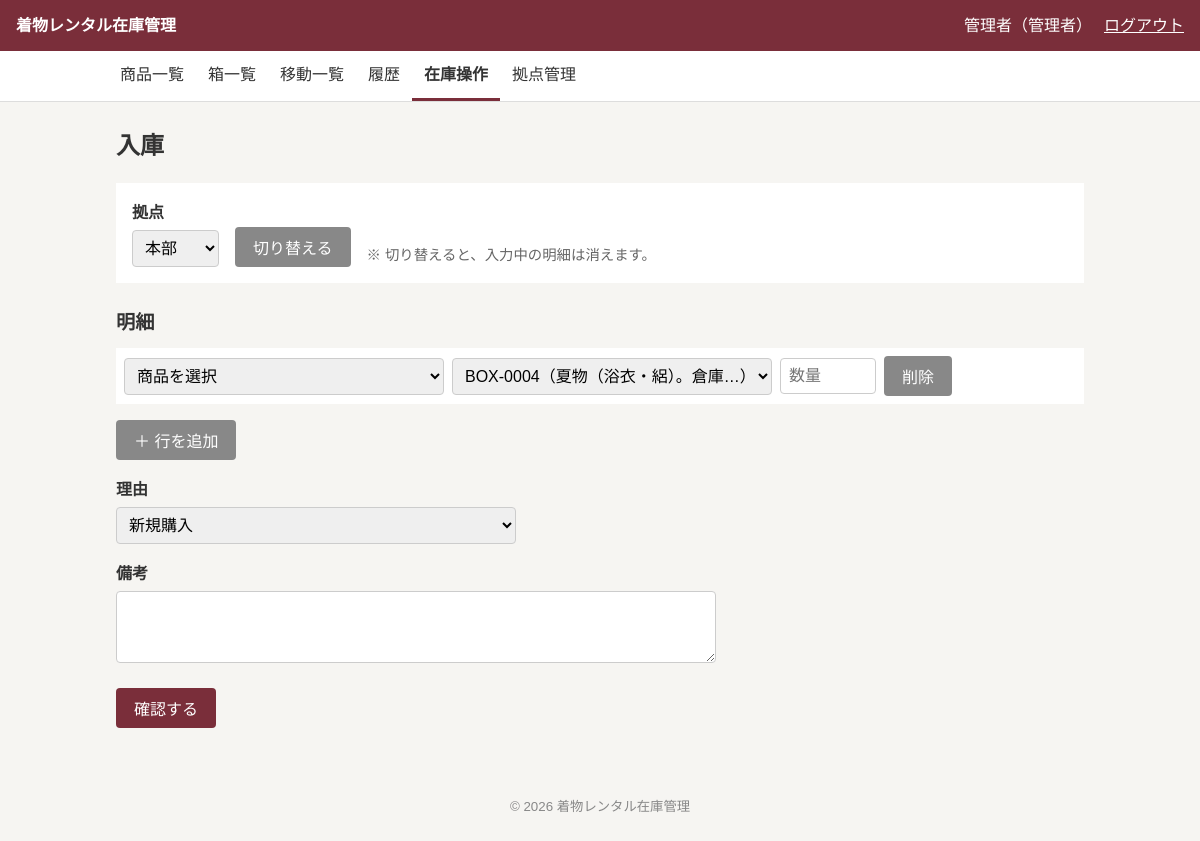
The app's page /operations/stock_in.php (signed in) with its own data.
### tables this page shows
CREATE TABLE users (
  id            INT UNSIGNED NOT NULL AUTO_INCREMENT,
  login_id      VARCHAR(50)  NOT NULL,
  password_hash VARCHAR(255) NOT NULL,
  name          VARCHAR(50)  NOT NULL,
  role          ENUM('normal','admin') NOT NULL DEFAULT 'normal',
  location_id   INT UNSIGNED NOT NULL,
  status        ENUM('active','inactive') NOT NULL DEFAULT 'active',
  created_at    DATETIME     NOT NULL DEFAULT CURRENT_TIMESTAMP,
  updated_at    DATETIME     NOT NULL DEFAULT CURRENT_TIMESTAMP ON UPDATE CURRENT_TIMESTAMP,
  PRIMARY KEY (id),
  CONSTRAINT uk_users_login_id    UNIQUE (login_id),
  CONSTRAINT fk_users_location_id FOREIGN KEY (location_id) REFERENCES locations(id) ON DELETE RESTRICT
);

CREATE TABLE locations (
  id         INT UNSIGNED NOT NULL AUTO_INCREMENT,
  name       VARCHAR(50)  NOT NULL,
  note       TEXT         NULL DEFAULT NULL,
  status     ENUM('active','inactive') NOT NULL DEFAULT 'active',
  created_at DATETIME     NOT NULL DEFAULT CURRENT_TIMESTAMP,
  updated_at DATETIME     NOT NULL DEFAULT CURRENT_TIMESTAMP ON UPDATE CURRENT_TIMESTAMP,
  PRIMARY KEY (id),
  CONSTRAINT uk_locations_name UNIQUE (name)
);

### config/app.php (called while the page is built)
<?php
return [
    'debug'    => true,
    'timezone' => 'Asia/Tokyo',
    'app_name' => '着物レンタル在庫管理',
];

### includes/bootstrap.php (called while the page is built, shortened)
<?php
$appConfig = require __DIR__ . '/../config/app.php';
require_once __DIR__ . '/db.php';
require_once __DIR__ . '/functions.php';
require_once __DIR__ . '/auth.php';

### includes/functions.php (called while the page is built, shortened)
<?php
function h(?string $value): string
{
    return htmlspecialchars($value ?? '', ENT_QUOTES, 'UTF-8');
}
function box_code(int $id): string
{
    return sprintf('BOX-%04d', $id);
}
function label_map(): array
{
    return [
        'status'    => ['active' => '利用中', 'inactive' => '停止中'],
        'product_status' => ['active' => '利用中', 'inactive' => '廃番'],
        'role'      => ['normal' => '一般', 'admin' => '管理者'],
        'target'    => ['women' => '女', 'men' => '男', 'children' => '子'],
        'season'    => ['summer' => '夏物', 'winter' => '冬物', 'all_season' => '通年'],
        'box'       => ['active' => '使用中', 'in_transit' => '輸送中', 'retired' => '廃止'],
        'transfer'  => ['in_transit' => '輸送中', 'received' => '受取済', 'cancelled' => '取消済'],
        'operation' => [
            'stock_in'      => '入庫',
            'stock_out'     => '出庫',
            'adjustment'    => '在庫調整',
            'relocation'    => '保管場所変更',
            'item_transfer' => '商品移動',
            'box_transfer'  => '箱ごと移動',
        ],
        'reason' => [
            'purchase' => '新規購入',
            'initial'  => '初期登録',
            'disposal' => '廃棄',
            'sale'     => '売却',
            'lost'     => '紛失',
            'other'    => 'その他',
        ],
    ];
}
function label(string $type, ?string $value): string
{
    return label_map()[$type][$value] ?? '';
}
function labels(string $type): array
{
    return label_map()[$type] ?? [];
}

### includes/auth.php (called while the page is built, shortened)
<?php
function current_user(): ?array
{
    static $checked = false;
    static $user    = null;
    if ($checked) {
        return $user;
    }
    $checked = true;
    $sessionUser = $_SESSION['user'] ?? null;
    $stmt = getDb()->prepare(
        "SELECT id, name, role, location_id FROM users WHERE id = ? AND status = 'active'"
    );
    $stmt->execute([$sessionUser['id']]);
    $row = $stmt->fetch();
    $user = [
        'id'          => (int)$row['id'],
        'name'        => $row['name'],
        'role'        => $row['role'],
        'location_id' => (int)$row['location_id'],
    ];
    return $user;
}
function require_login(): void
{
    if (current_user() === null) {
        redirect('/login.php');
    }
}

### includes/db.php (called while the page is built)
<?php
function getDb(): PDO
{
    static $pdo = null;
    if ($pdo !== null) {
        return $pdo;
    }
    $config = require __DIR__ . '/../config/database.php';
    if (!empty($config['socket'])) {
        $dsn = sprintf(
            'mysql:unix_socket=%s;dbname=%s;charset=%s',
            $config['socket'],
            $config['dbname'],
            $config['charset']
        );
    } else {
        $dsn = sprintf(
            'mysql:host=%s;dbname=%s;charset=%s',
            $config['host'],
            $config['dbname'],
            $config['charset']
        );
    }
    $pdo = new PDO($dsn, $config['user'], $config['password'], [
        PDO::ATTR_ERRMODE            => PDO::ERRMODE_EXCEPTION,
        PDO::ATTR_DEFAULT_FETCH_MODE => PDO::FETCH_ASSOC,
        PDO::ATTR_EMULATE_PREPARES   => false,
    ]);
    $pdo->exec("SET time_zone = '+09:00'");
    return $pdo;
}

### includes/stock.php (called while the page is built, shortened)
<?php
function storage_options(PDO $pdo, int $locationId): array
{
    $stmt = $pdo->prepare(
        "SELECT id, loose_location_id, note FROM boxes
         WHERE location_id = ? AND status = 'active'
         ORDER BY (loose_location_id IS NULL), id"
    );
    $stmt->execute([$locationId]);
    $options = [];
    foreach ($stmt->fetchAll() as $box) {
        if ($box['loose_location_id'] !== null) {
            $options[(int)$box['id']] = '箱なし';
        } else {
            $memo = $box['note'] ? '（' . mb_strimwidth($box['note'], 0, 24, '…') . '）' : '';
            $options[(int)$box['id']] = box_code((int)$box['id']) . $memo;
        }
    }
    return $options;
}

### public/operations/stock_in.php (the view, shortened to what this page needs)
<?php
require_once __DIR__ . '/../../includes/bootstrap.php';
require_once __DIR__ . '/../../includes/stock.php';
require_login();
$pdo  = getDb();
$user = current_user();
$locations = $pdo->query("SELECT id, name FROM locations WHERE status = 'active' ORDER BY id")->fetchAll();
$locationNames = array_column($locations, 'name', 'id');
$locationId = (int)($_GET['location_id'] ?? $user['location_id']);
$returnProductId = (int)($_GET['product_id'] ?? 0);
$products = product_options($pdo);
$storages = storage_options($pdo, $locationId);
$looseBoxId = array_key_first($storages);
$reasons  = array_intersect_key(labels('reason'), array_flip(['purchase', 'initial', 'other']));
$commitError = '';
$showConfirm = false;
if ($_SERVER['REQUEST_METHOD'] !== 'POST') {
    $input = [
        'lines' => [[
            'product_id' => isset($products[$returnProductId]) ? (string)$returnProductId : '',
            'box_id'     => (string)$looseBoxId,
            'qty'        => '',
        ]],
        'reason' => 'purchase',
        'note'   => '',
    ];
}
$isOtherLocation = $locationId !== $user['location_id'];
$pageTitle = '入庫';
require __DIR__ . '/../../includes/layout/header.php';
?>
<?php if ($showConfirm): ?>
    <?php if ($commitError !== ''): ?>
        <p class="flash flash-error"><?= h($commitError) ?></p>
    <?php endif; ?>
    <?php if ($isOtherLocation): ?>
        <p class="warning-box">
            所属拠点（<?= h($locationNames[$user['location_id']] ?? '') ?>）以外の拠点
            （<?= h($locationNames[$locationId]) ?>）に入庫します。拠点が正しいか確認してください。
        </p>
    <?php endif; ?>
    <p>次の内容で入庫します。よろしいですか？</p>
    <div class="table-wrap">
        <table class="detail-table">
            <tr>
                <th>拠点</th>
                <td><?= h($locationNames[$locationId]) ?></td>
            </tr>
            <tr>
                <th>理由</th>
                <td><?= h(label('reason', $input['reason'])) ?></td>
            </tr>
            <tr>
                <th>備考</th>
                <td><?= nl2br(h($input['note'])) ?></td>
            </tr>
        </table>
    </div>
    <div class="table-wrap">
        <table>
            <tr>
                <th>商品</th>
                <th>入れる保管場所</th>
                <th>数量</th>
            </tr>
            <?php foreach ($input['lines'] as $line): ?>
                <tr>
                    <td><?= h($products[(int)$line['product_id']] ?? '') ?></td>
                    <td><?= h($storages[(int)$line['box_id']] ?? '') ?></td>
                    <td class="num"><?= h($line['qty']) ?></td>
                </tr>
            <?php endforeach; ?>
        </table>
    </div>
    <form method="post" class="button-row">
        <?= csrf_field() ?>
        <button type="submit" name="step" value="back" class="button-secondary">入力に戻る</button>
        <button type="submit" name="step" value="commit">入庫する</button>
    </form>
<?php else: ?>
    <form method="get" class="search-form">
        <div class="form-row">
            <label for="location_id">拠点</label>
            <select id="location_id" name="location_id">
                <?php foreach ($locations as $location): ?>
                    <option value="<?= h((string)$location['id']) ?>"
                        <?= $locationId === (int)$location['id'] ? 'selected' : '' ?>>
                        <?= h($location['name']) ?>
                    </option>
                <?php endforeach; ?>
            </select>
        </div>
        <button type="submit" class="button-secondary">切り替える</button>
        <span class="note">※ 切り替えると、入力中の明細は消えます。</span>
    </form>
    <form method="post" novalidate>
        <h2>明細</h2>
        <div id="lines">
            <?php foreach ($input['lines'] as $i => $line): ?>
                <div class="line-row">
                    <select name="product_id[]">
                        <option value="">商品を選択</option>
                    </select>
                    <select name="box_id[]">
                        <?php foreach ($storages as $id => $text): ?>
                            <option value="<?= h((string)$id) ?>" <?= (string)$id === $line['box_id'] ? 'selected' : '' ?>><?= h($text) ?></option>
                        <?php endforeach; ?>
                    </select>
                    <input type="number" inputmode="numeric" name="qty[]" min="1" max="9999" value="<?= h($line['qty']) ?>" placeholder="数量">
                    <button type="button" class="button-secondary remove-line">削除</button>
                </div>
            <?php endforeach; ?>
        </div>
        <p><button type="button" id="add-line" class="button-secondary">＋ 行を追加</button></p>
        <div class="form-row">
            <label for="reason">理由</label>
            <select id="reason" name="reason">
                <?php foreach ($reasons as $value => $text): ?>
                    <option value="<?= h($value) ?>" <?= $input['reason'] === $value ? 'selected' : '' ?>><?= h($text) ?></option>
                <?php endforeach; ?>
            </select>
        </div>
        <div class="form-row">
            <label for="note">備考</label>
            <textarea id="note" name="note" rows="3"><?= h($input['note']) ?></textarea>
        </div>
        <p class="button-row">
            <button type="submit" name="step" value="confirm">確認する</button>
        </p>
    </form>
<?php endif; ?>
<?php require __DIR__ . '/../../includes/layout/footer.php'; ?>

### includes/layout/header.php (shortened to what this page needs)
<?php
$user = current_user();
?>
<!DOCTYPE html>
<html lang="ja">
<head>
    <link rel="stylesheet" href="/assets/css/style.css">
</head>
<body>
    <header class="site-header">
        <a class="site-title" href="/dashboard.php"><?= h($appConfig['app_name']) ?></a>
        <?php if ($user !== null): ?>
            <div class="user-info">
                <span><?= h($user['name']) ?>（<?= h(label('role', $user['role'])) ?>）</span>
                <form method="post" action="/logout.php">
                    <button type="submit" class="button-link">ログアウト</button>
                </form>
            </div>
        <?php endif; ?>
    </header>
    <?php if ($user !== null): ?>
        <?php require __DIR__ . '/nav.php'; ?>
    <?php endif; ?>
    <main class="container">
        <h1><?= h($pageTitle ?? '') ?></h1>

### public/assets/css/style.css (style rules this page uses)
* { box-sizing: border-box; }
body { margin: 0; font-family: "Hiragino Sans", "Noto Sans JP", "Yu Gothic", sans-serif; font-size: 16px; line-height: 1.7; color: #333; background: #f6f5f2; }
a { color: #7a2e3a; }
.container { max-width: 1000px; margin: 0 auto; padding: 24px 16px; }
h1 { font-size: 1.5rem; margin: 0 0 16px; }
h2 { font-size: 1.2rem; margin: 24px 0 8px; }
.site-header { display: flex; justify-content: space-between; align-items: center; flex-wrap: wrap; gap: 8px; padding: 12px 16px; background: #7a2e3a; color: #fff; }
.site-title { color: #fff; font-weight: bold; text-decoration: none; }
.user-info { display: flex; align-items: center; gap: 12px; }
.user-info form { margin: 0; }
.note { font-size: 0.9rem; color: #666; }
label { display: block; margin-bottom: 4px; font-weight: bold; }
input, select, textarea { width: 100%; max-width: 400px; padding: 8px; font-size: 1rem; border: 1px solid #ccc; border-radius: 4px; }
textarea { max-width: 600px; }
.form-row { margin-bottom: 16px; }
.search-form { display: flex; flex-wrap: wrap; align-items: flex-end; gap: 8px 16px; margin-bottom: 16px; padding: 16px; background: #fff; }
.search-form .form-row { margin-bottom: 0; }
.search-form input[type="text"], .search-form select, .search-form input[type="checkbox"] { width: auto; }
.line-row { display: flex; flex-wrap: wrap; align-items: center; gap: 8px; margin-bottom: 8px; padding: 8px; background: #fff; }
.line-row select { max-width: 320px; }
.line-row input[type="number"] { width: 6em; }
button, .button { display: inline-block; padding: 8px 18px; font-size: 1rem; color: #fff; background: #7a2e3a; border: none; border-radius: 4px; cursor: pointer; text-decoration: none; }
.button-secondary { background: #888; }
.button-link { padding: 0; color: inherit; background: none; text-decoration: underline; }
.button-row { display: flex; flex-wrap: wrap; gap: 8px; }

### records on screen
users: name "管理者", role "管理者", location_id "本部"

### other values on screen
$appConfig['app_name'] "着物レンタル在庫管理"
$navLabel "商品一覧"
$navLabel "箱一覧"
$navLabel "移動一覧"
$navLabel "履歴"
$navLabel "在庫操作"
$navLabel "拠点管理"
$pageTitle "入庫"
form field value "BOX-0004（夏物（浴衣・絽）。倉庫…）"
form field reason "新規購入"
